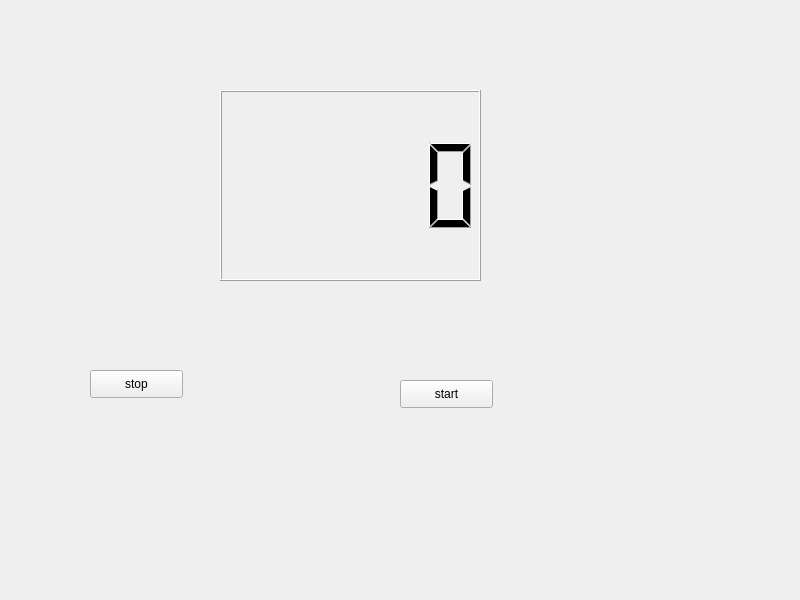
<?xml version="1.0" encoding="UTF-8"?>
<ui version="4.0">
 <class>Widget</class>
 <widget class="QWidget" name="Widget">
  <property name="geometry">
   <rect>
    <x>0</x>
    <y>0</y>
    <width>800</width>
    <height>600</height>
   </rect>
  </property>
  <property name="windowTitle">
   <string>Widget</string>
  </property>
  <widget class="QLCDNumber" name="lcdNumber">
   <property name="geometry">
    <rect>
     <x>220</x>
     <y>90</y>
     <width>261</width>
     <height>191</height>
    </rect>
   </property>
  </widget>
  <widget class="QPushButton" name="stopButton">
   <property name="geometry">
    <rect>
     <x>90</x>
     <y>370</y>
     <width>93</width>
     <height>28</height>
    </rect>
   </property>
   <property name="text">
    <string>stop</string>
   </property>
  </widget>
  <widget class="QPushButton" name="startButton">
   <property name="geometry">
    <rect>
     <x>400</x>
     <y>380</y>
     <width>93</width>
     <height>28</height>
    </rect>
   </property>
   <property name="text">
    <string>start</string>
   </property>
  </widget>
 </widget>
 <resources/>
 <connections/>
</ui>
